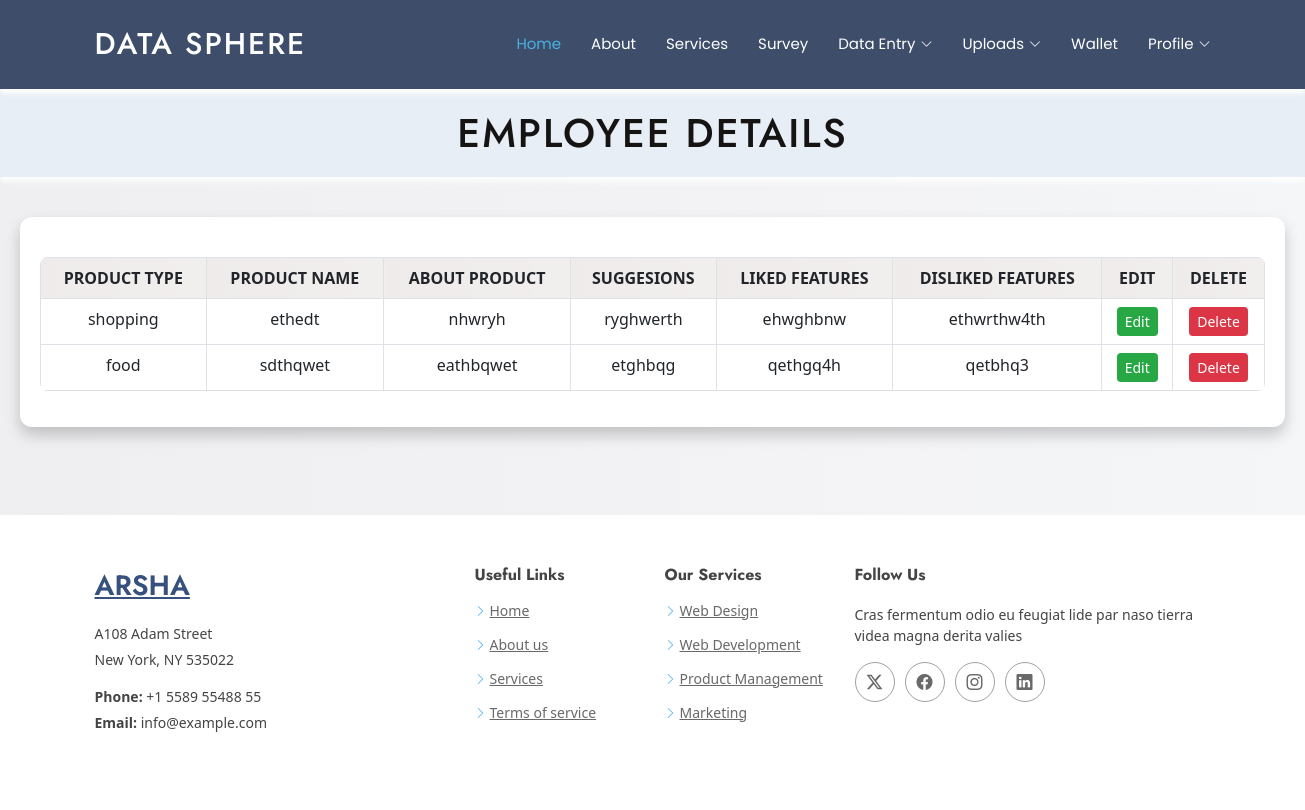
Screenshot of /opinion_details_view/ (signed in) with the database file from the repository.
### Dataapp/models.py (models this page shows)
class ProductOpinion(models.Model):
    product_type = models.CharField(max_length=100)
    product_name = models.CharField(max_length=100)
    about_product = models.TextField()
    suggesions = models.TextField()
    liked_features = models.TextField(blank=True, null=True)
    disliked_features = models.TextField(blank=True, null=True)
    login = models.ForeignKey(User, on_delete=models.CASCADE)
    submitted_on = models.DateTimeField(auto_now_add=True)

### Dataapp/views.py (the view)
# urls.py: path('opinion_details_view/',views.opinion_details_view,name='opinion_details_view'),
def opinion_details_view(request):
    log=request.session['user_id']
    var=get_object_or_404(User,login_id=log)
    users=ProductOpinion.objects.filter(login_id=var)
    return render(request,'user/openinion_details_view.html',{'users':users})

### Dataapp/templates/user/openinion_details_view.html (shortened to what this page needs)
{% extends "user/user_header.html" %}
{% load static %}
{% block content %}
{% load static %}
<!DOCTYPE html>
<html lang="en">
<head>
    <link href="https://cdn.jsdelivr.net/npm/bootstrap@5.3.0/dist/css/bootstrap.min.css" rel="stylesheet">
</head>
<body>
    <header>
        <h1>Employee Details</h1>
    </header>
    <main>
        <div class="table-container">
            <table class="table table-bordered table-hover">
                <thead>
                    <tr>
                        <th class="text-center">Product type</th>
                        <th class="text-center">Product name </th>
                        <th class="text-center">About Product</th>
                        <th class="text-center">Suggesions</th>
                        <th class="text-center">Liked Features</th>
                        <th class="text-center">Disliked Features</th>
                        <th class="text-center">Edit</th>
                        <th class="text-center">Delete</th>
                    </tr>
                </thead>
                <tbody>
                    {% for user in users %}
                    <tr>
                        <td>{{ user.product_type}}</td>
                        <td>{{ user.product_name}}</td>
                        <td>{{ user.about_product}}</td>
                        <td>{{ user.suggesions}}</td>
                        <td>{{ user.liked_features}}</td>
                        <td>{{ user.disliked_features}}</td>
                        <td><a href="{% url 'opinion_edit' user.id %}" class="btn btn-success btn-sm">Edit</a></td>
                        <td><a href="{% url 'opinion_del' user.id %}" class="btn btn-danger btn-sm">Delete</a></td>
                    </tr>
                    {% endfor %}
                </tbody>
            </table>
        </div>
    </main>
</body>
</html>
{% endblock %}

### Dataapp/static/user/assets/css/main.css (style rules this page uses)
:root { --default-font: "Open Sans", system-ui, -apple-system, "Segoe UI", Roboto, "Helvetica Neue", Arial, "Noto Sans", "Liberation Sans", sans-serif, "Apple Color Emoji", "Segoe UI Emoji", "Segoe UI Symbol", "Noto Color Emoji"; --heading-font: "Jost", sans-serif; --nav-font: "Poppins", sans-serif; }
:root { --background-color: #ffffff; --default-color: #444444; --heading-color: #37517e; --accent-color: #47b2e4; --surface-color: #ffffff; --contrast-color: #ffffff; }
:root { --nav-color: #ffffff; --nav-hover-color: #47b2e4; --nav-mobile-background-color: #ffffff; --nav-dropdown-background-color: #ffffff; --nav-dropdown-color: #444444; --nav-dropdown-hover-color: #47b2e4; }
:root { scroll-behavior: smooth; }
body { color: var(--default-color); background-color: var(--background-color); font-family: var(--default-font); }
a { color: var(--accent-color); text-decoration: none; transition: 0.3s; }
h1, h2, h3, h4, h5, h6 { color: var(--heading-color); font-family: var(--heading-font); }

### Dataapp/templates/user/openinion_details_view.html (style rules this page uses)
body { font-family: 'Segoe UI', Tahoma, Geneva, Verdana, sans-serif; margin: 0; padding: 0; background: linear-gradient(to right, #efeef0, #f5f6f8); color: #343a40; }
header { background-color: #e8eef5; color: rgb(22, 19, 19); padding: 20px; text-align: center; box-shadow: 0 4px 6px rgb(255, 255, 255); }
header h1 { margin: 0; font-size: 2.5rem; text-transform: uppercase; letter-spacing: 2px; }
main { padding: 20px; }
.table-container { margin: 20px auto; padding: 20px; background: white; border-radius: 12px; box-shadow: 0 8px 15px rgba(0, 0, 0, 0.2); }
table { width: 100%; border-collapse: collapse; margin: 20px 0; background-color: white; border-radius: 8px; overflow: hidden; }
table th, table td { padding: 15px; text-align: center; font-size: 1rem; color: white; }
table th { background: linear-gradient(to right, #efebeb, #f1eeee); color: white; font-weight: bold; text-transform: uppercase; }
table tr:nth-child(even) { background-color: #f9f9f9; }
table td a { color: white; font-weight: bold; text-decoration: none; padding: 8px 16px; border-radius: 4px; transition: all 0.3s ease; }
table td a.btn-success { background-color: #28a745; border: none; }
table td a.btn-danger { background-color: #dc3545; border: none; }

### rows the page displays
ProductOpinion: product_type "shopping", product_name "ethedt", about_product "nhwryh", suggesions "ryghwerth", liked_features "ehwghbnw", disliked_features "ethwrthw4th"
ProductOpinion: product_type "food", product_name "sdthqwet", about_product "eathbqwet", suggesions "etghbqg", liked_features "qethgq4h", disliked_features "qetbhq3"
